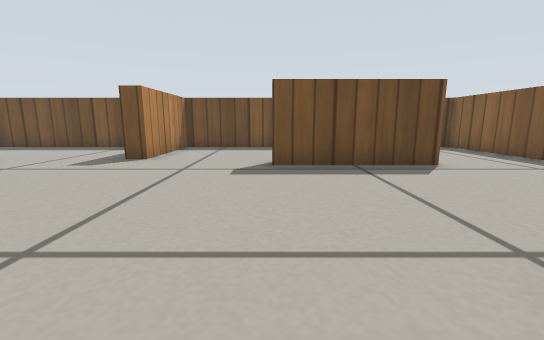
View 1 (above)

16 first-person views from a walk through a world built for the Gazebo simulator. The camera is 0.26 m above the floor, tilts 10° down and sees 90° across. The floor is counted in squares, 0.25 m on a side. Each view is taken from the middle of a square. On the plan, view 1 faces up. The plan holds only what a view shows up to about 11 squares ahead; the rest is blank. Simple patterns stand in for the simulator's built-in surfaces.

View 2
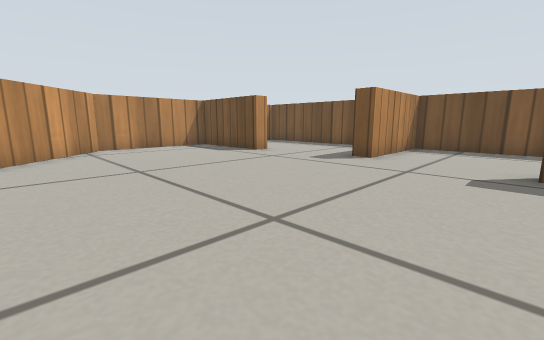

View 3
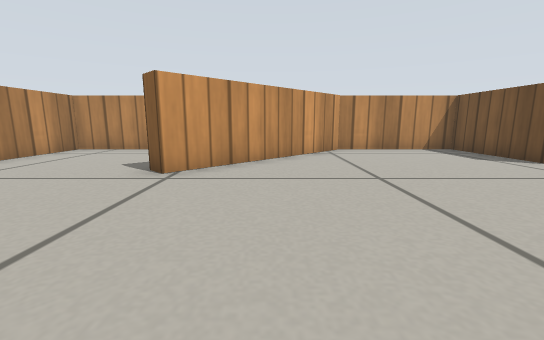

View 4
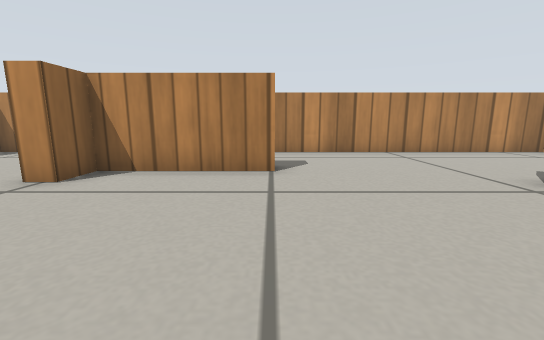

View 5
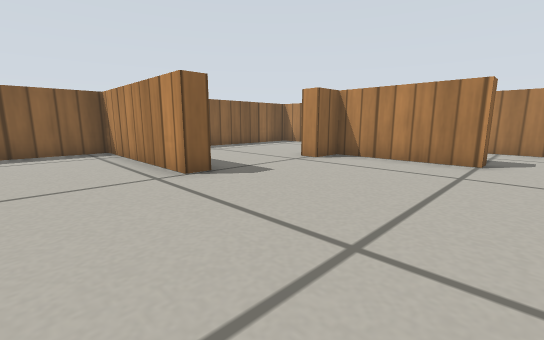

View 6
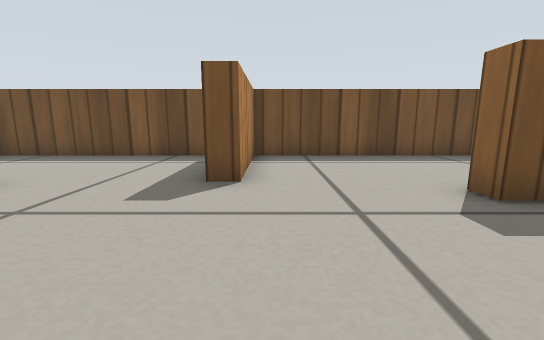

View 7
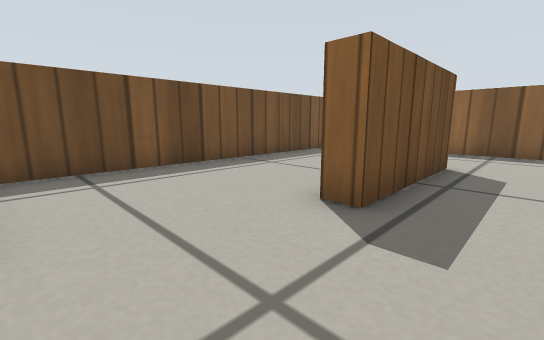

View 8
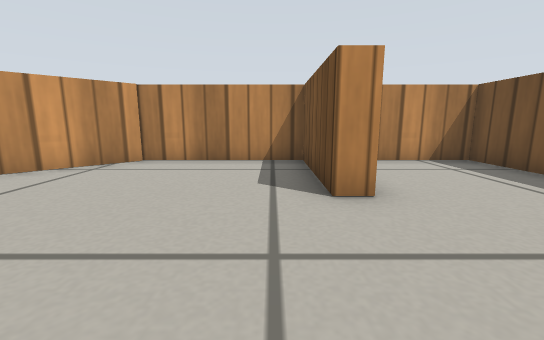

View 9
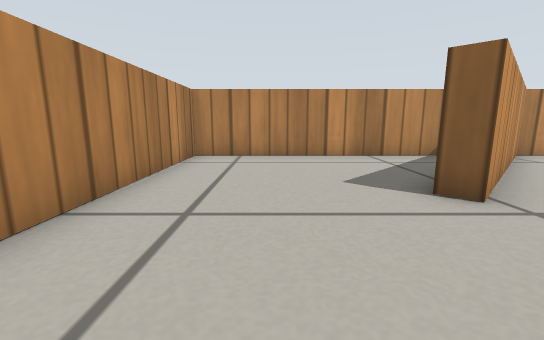

View 10
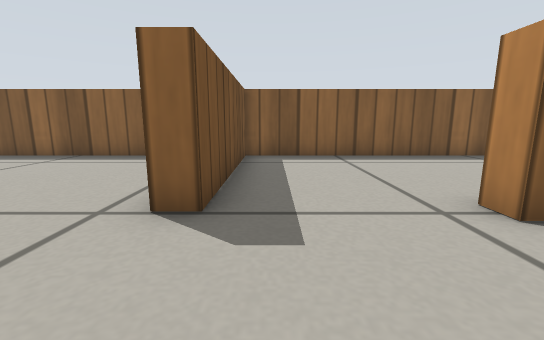

View 11
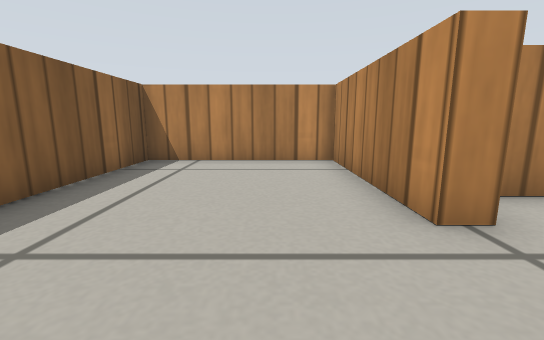

View 12
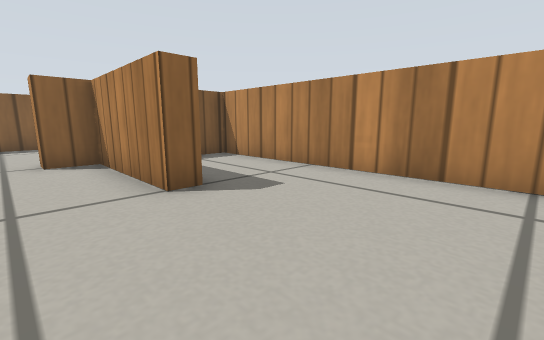

View 13
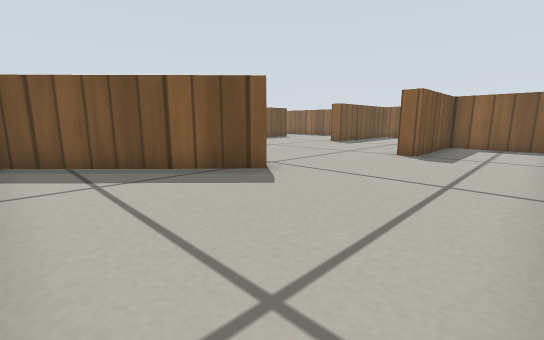

View 14
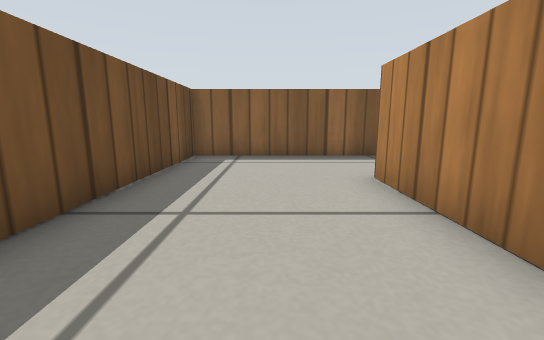

View 15
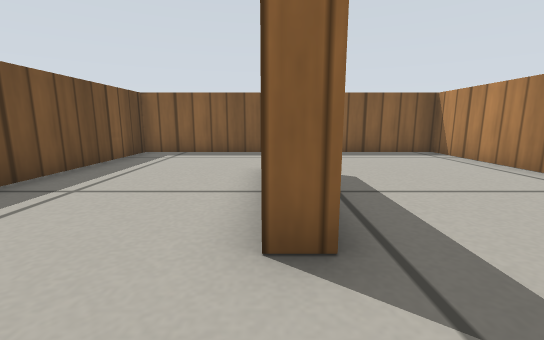

View 16
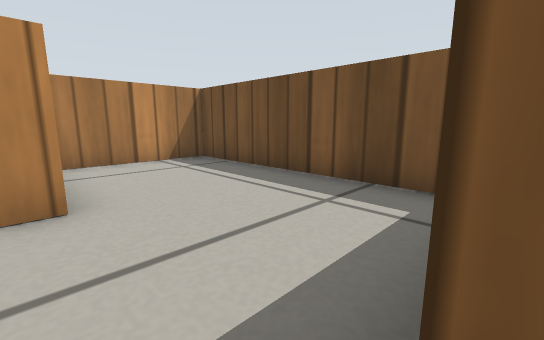

### Floor plan
Points are (right, up) in squares from view 1. A wall is a line through its corners. A room is listed if a view was taken in it or the views show most of it. See-through windows are left out.
Room 1 (views 1, 2, 3, 4, 5, 6, 7, 8, 9, 10, 12, 13, 14, 15, 16)
walls: (0.7, 7.1) (4.1, 7.1); (-7.7, 7.5) (-7.7, 6.9) (-11.4, 6.9) (-11.4, 2.6) (-6.4, -2.2) (-6.8, -2.7) (-11.1, 1.4); (3.5, 0.8) (2, 0.8) (2, 1.4) (7.4, 1.4) (7.4, 11.4) (-3.5, 11.4) (-3.5, 7.6) (-4.2, 7.6); (4.1, 6.5) (0, 6.5) (0, 7.1); (-5, 11.4) (-11.4, 11.4) (-11.4, 7.9); (-11.4, 0.2) (-11.4, -7.4) (1.7, -7.4) (1.7, -4.3) (-2.1, -4.3) (-2.1, -3.7) (1.7, -3.7) (1.7, -2.6) (2.3, -2.6)
ways out: opening at (2.7, -1) to room 2
Room 2 (view 11)
walls: (2.3, -2.6) (2.3, -7.4) (7.4, -7.4) (7.4, 0.8) (3.5, 0.8)
ways out: opening at (2.7, -1) to room 1

Positions as (right, up) in squares from view 1, and headings:
1: (0, 0), facing up
2: (0, 0), facing up-left
3: (-1, 0), facing left
4: (-2, 2), facing down
5: (-3, 4), facing down-right
6: (-3, 3), facing up
7: (-3, 5), facing up-right
8: (-4, 6), facing left
9: (-3, -5), facing left
10: (-1, 0), facing right
11: (4, 0), facing down
12: (-6, -2), facing down-right
13: (-11, -7), facing up-right
14: (-1, 9), facing right
15: (-2, 7), facing right
16: (-4, 7), facing up-left
